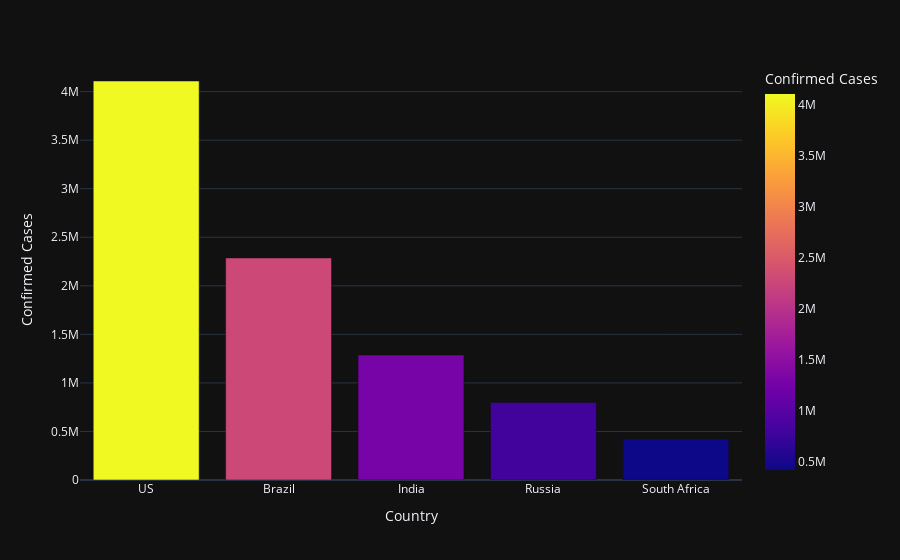

The code cell stored with this chart in its notebook:
### Markdown cell above
## Analysis of Worst Hit Countries

### Code cell
# Making a dataframe with the country data in sorted order
country_cases_sorted = country_cases.sort_values('confirmed', ascending = False)
country_cases_sorted.index = [x for x in range(len(country_cases_sorted))]

# Plotting the worst affected countries side by side for a direct comparison
fig = px.bar(country_cases_sorted.head(), x = 'country', y = 'confirmed', color = 'confirmed', \
            labels = {'country': 'Country', 'confirmed': 'Confirmed Cases'}, template = 'plotly_dark')
fig.show()

### Figure 1 — Plotly figure (JSON) as saved in the notebook; plotly's stock layout.template omitted (floating-point values rounded to 4 significant figures)
{"data": [{"alignmentgroup": "True", "hovertemplate": "Country=%{x}<br>Confirmed Cases=%{marker.color}<extra></extra>", "legendgroup": "", "marker": {"color": [4109603, 2287475, 1288108, 799499, 421996], "coloraxis": "coloraxis"}, "name": "", "offsetgroup": "", "orientation": "v", "showlegend": false, "textposition": "auto", "type": "bar", "x": ["US", "Brazil", "India", "Russia", "South Africa"], "xaxis": "x", "y": [4109603, 2287475, 1288108, 799499, 421996], "yaxis": "y"}], "layout": {"barmode": "relative", "coloraxis": {"colorbar": {"title": {"text": "Confirmed Cases"}}, "colorscale": [[0, "#0d0887"], [0.1111, "#46039f"], [0.2222, "#7201a8"], [0.3333, "#9c179e"], [0.4444, "#bd3786"], [0.5556, "#d8576b"], [0.6667, "#ed7953"], [0.7778, "#fb9f3a"], [0.8889, "#fdca26"], [1, "#f0f921"]]}, "legend": {"tracegroupgap": 0}, "margin": {"t": 60}, "xaxis": {"anchor": "y", "domain": [0, 1], "title": {"text": "Country"}}, "yaxis": {"anchor": "x", "domain": [0, 1], "title": {"text": "Confirmed Cases"}}}}
